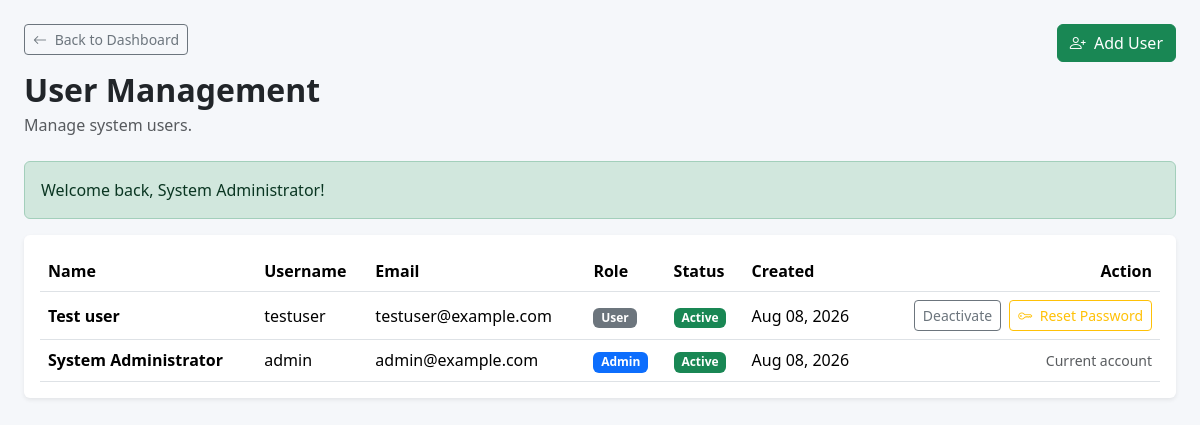
The app's page /users/index.php (signed in), older data.
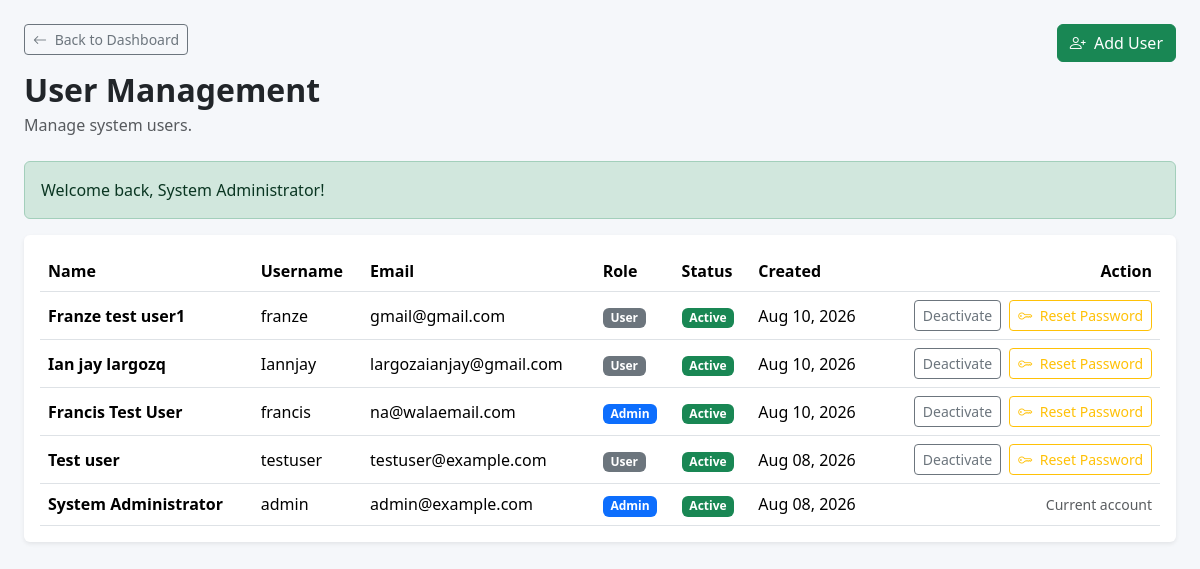
The same page, newer data.
### tables this page shows
CREATE TABLE `users` (
  `id` int(10) UNSIGNED NOT NULL,
  `fullname` varchar(150) NOT NULL,
  `username` varchar(50) NOT NULL,
  `email` varchar(150) NOT NULL,
  `password` varchar(255) NOT NULL,
  `role` enum('Admin','User') NOT NULL DEFAULT 'User',
  `status` enum('Active','Inactive') NOT NULL DEFAULT 'Active',
  `created_at` timestamp NOT NULL DEFAULT current_timestamp(),
  `updated_at` timestamp NOT NULL DEFAULT current_timestamp() ON UPDATE current_timestamp()
);

### app/helpers/functions.php (called while the page is built, shortened)
<?php
function e($value)
{
    return htmlspecialchars(
        $value ?? '',
        ENT_QUOTES,
        'UTF-8'
    );
}
function currentUserId()
{
    return $_SESSION['user_id'] ?? null;
}

### users/index.php (the view, shortened to what the changed rows need)
<?php
require_once __DIR__ .
    '/../app/config/database.php';
require_once __DIR__ .
    '/../app/helpers/functions.php';
$sql = "
    SELECT
        id,
        fullname,
        username,
        email,
        role,
        status,
        created_at
    FROM users
    ORDER BY created_at DESC
";
$stmt = $pdo->query($sql);
$users = $stmt->fetchAll();
?>
<!DOCTYPE html>
<html lang="en">
<head>
    <link
        href="https://cdn.jsdelivr.net/npm/bootstrap@5.3.7/dist/css/bootstrap.min.css"
        rel="stylesheet"
    >
    <link
        rel="stylesheet"
        href="https://cdn.jsdelivr.net/npm/bootstrap-icons@1.13.1/font/bootstrap-icons.min.css"
    >
    <link
        rel="stylesheet"
        href="<?= BASE_URL ?>assets/css/style.css"
    >
</head>
<body>
<div class="container-fluid p-3 p-md-4">
<div
    class="d-flex
    flex-column
    flex-sm-row
    justify-content-between
    gap-3
    mb-4"
>
    <div>
        <h2 class="fw-bold mb-1">
            User Management
        </h2>
    </div>
</div>
    <div
        class="card
        border-0
        shadow-sm"
    >
        <div class="card-body">
            <div
                class="table-responsive"
            >
                <table
                    class="table
                    align-middle
                    mb-0"
                >
                    <thead>
                        <tr>
                            <th>Name</th>
                            <th>Username</th>
                            <th>Email</th>
                            <th>Role</th>
                            <th>Status</th>
                            <th>Created</th>
                            <th class="text-end">
                                Action
                            </th>
                        </tr>
                    </thead>
                    <tbody>
                    <?php foreach (
                        $users
                        as $account
                    ): ?>
                        <tr>
                            <td>
                                <strong>
                                    <?= e(
                                        $account[
                                            'fullname'
                                        ]
                                    ) ?>
                                </strong>
                            </td>
                            <td>
                                <?= e(
                                    $account[
                                        'username'
                                    ]
                                ) ?>
                            </td>
                            <td>
                                <?= e(
                                    $account[
                                        'email'
                                    ]
                                ) ?>
                            </td>
                            <td>
                                <?php if (
                                    $account[
                                        'role'
                                    ] === 'Admin'
                                ): ?>
                                    <span
                                        class="badge
                                        bg-primary"
                                    >
                                        Admin
                                    </span>
                                <?php else: ?>
                                    <span
                                        class="badge
                                        bg-secondary"
                                    >
                                        User
                                    </span>
                                <?php endif; ?>
                            </td>
                            <td>
                                <?php if (
                                    $account[
                                        'status'
                                    ] === 'Active'
                                ): ?>
                                    <span
                                        class="badge
                                        bg-success"
                                    >
                                        Active
                                    </span>
                                <?php endif; ?>
                            </td>
                            <td>
                                <?= e(
                                    date(
                                        'M d, Y',
                                        strtotime(
                                            $account[
                                                'created_at'
                                            ]
                                        )
                                    )
                                ) ?>
                            </td>
                            <td
                                class="text-end"
                            >
                                <?php if (
                                    $account[
                                        'id'
                                    ]
                                    !=
                                    currentUserId()
                                ): ?>
                                    <div class="d-flex justify-content-end gap-2">
                                        <a
                                            href="<?= BASE_URL ?>users/toggle_status.php?id=<?= (int) $account['id'] ?>"
                                            class="btn
                                            btn-sm
                                            btn-outline-secondary"
                                        >
                                            <?php if (
                                                $account[
                                                    'status'
                                                ]
                                                ===
                                                'Active'
                                            ): ?>
                                                Deactivate
                                            <?php else: ?>
                                                Activate
                                            <?php endif; ?>
                                        </a>
                                        <button
                                            type="button"
                                            class="btn btn-sm btn-outline-warning"
                                            data-bs-toggle="modal"
                                            data-bs-target="#resetPasswordModal"
                                            data-user-id="<?= (int) $account['id'] ?>"
                                            data-user-name="<?= e($account['fullname']) ?>"
                                        >
                                            <i class="bi bi-key me-1"></i>
                                            Reset Password
                                        </button>
                                    </div>
                                <?php else: ?>
                                    <span
                                        class="text-muted
                                        small"
                                    >
                                        Current account
                                    </span>
                                <?php endif; ?>
                            </td>
                        </tr>
                    <?php endforeach; ?>
                    </tbody>
                </table>
            </div>
        </div>
    </div>
</div>
</body>
</html>

Row changes from the older to the newer data that the page shows:
added users: fullname "Franze test user1", username "franze", email "gmail@gmail.com", role "User", status "Active", created_at "Aug 10, 2026"
added users: fullname "Ian jay largozq", username "Iannjay", email "largozaianjay@gmail.com", role "User", status "Active", created_at "Aug 10, 2026"
added users: fullname "Francis Test User", username "francis", email "na@walaemail.com", role "Admin", status "Active", created_at "Aug 10, 2026"
